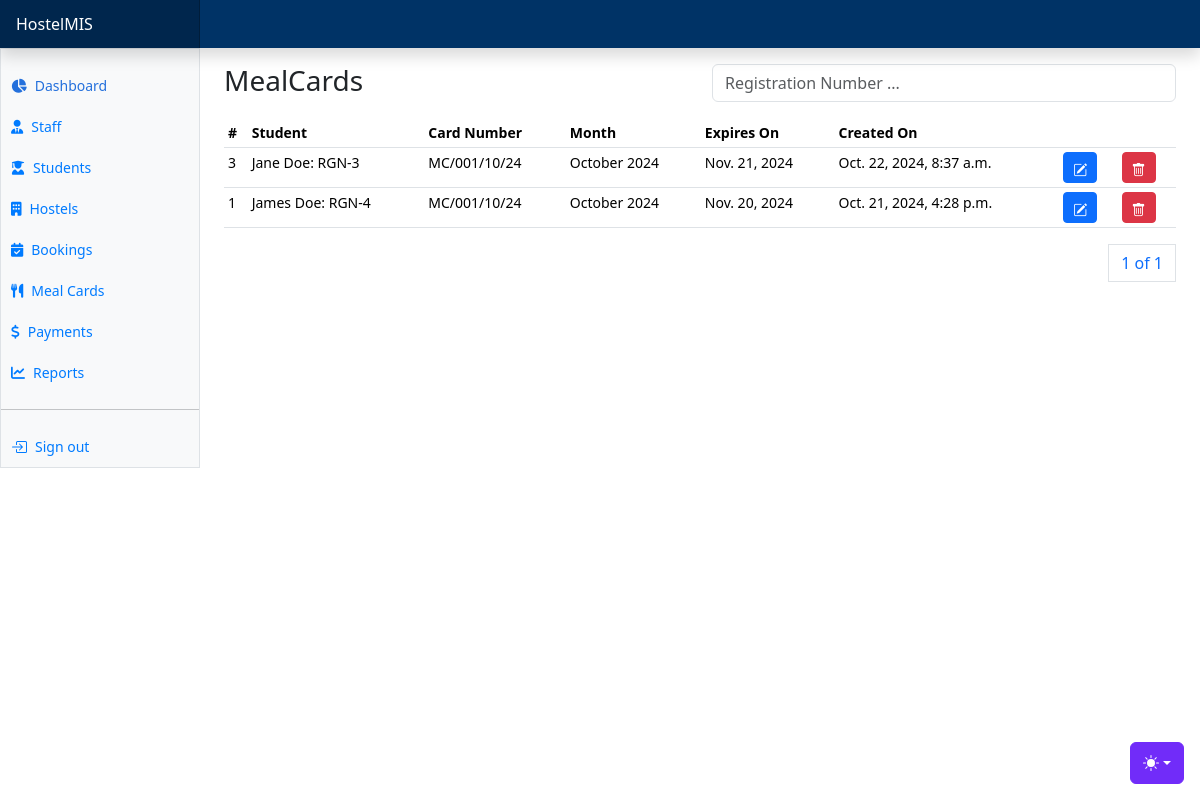
Before: /students/meal-cards/ with the older database file.
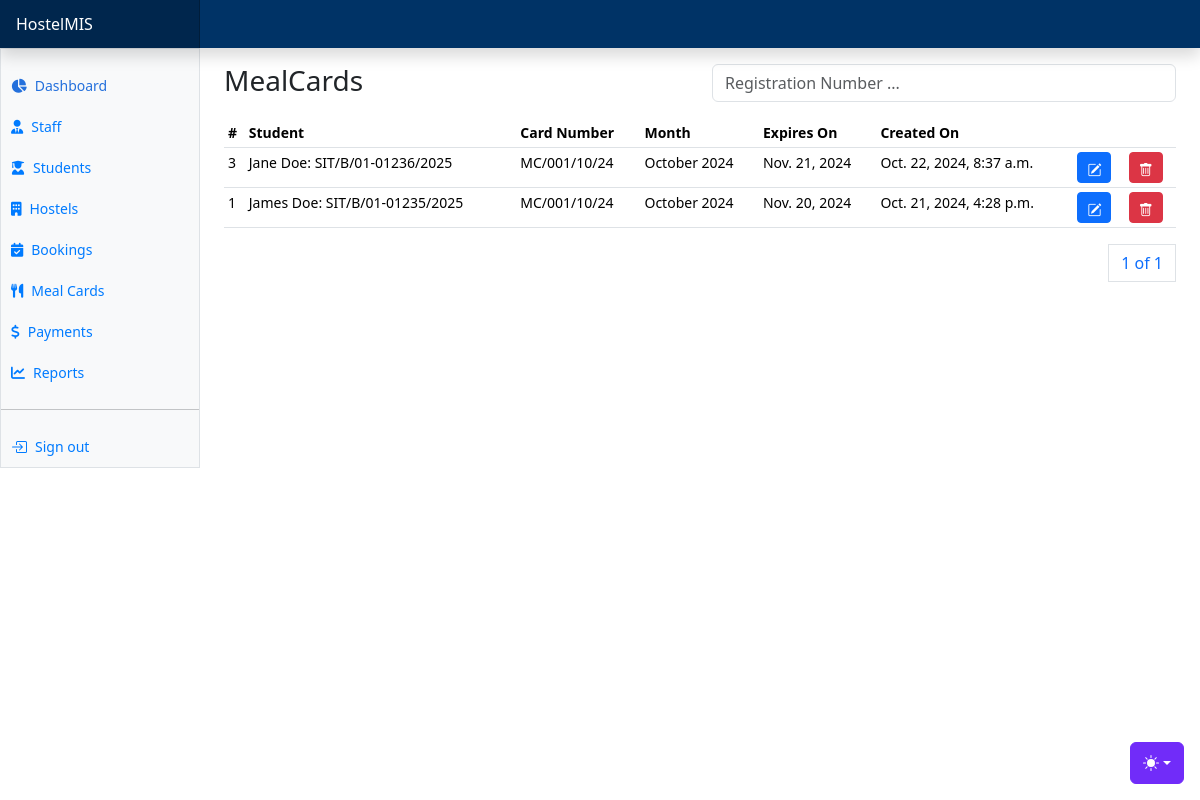
After: the same page with the newer database file.
### apps/students/models.py (models this page shows, shortened)
class MealCard(AbsoluteBaseModel):
    student = models.ForeignKey("students.Student", on_delete=models.CASCADE)
    card_number = models.CharField(max_length=255)
    month = models.CharField(max_length=255, choices=months, default=month_name)
    year = models.IntegerField(default=date_today.year)
    expiry_date = models.DateField()

class Student(AbsoluteBaseModel):
    user = models.OneToOneField("users.User", on_delete=models.CASCADE)
    registration_number = models.CharField(max_length=255)
    guardian_name = models.CharField(max_length=255, null=True)
    guardian_phone_number = models.CharField(max_length=255, null=True)
    status = models.CharField(max_length=255, choices=STUDENT_STATUS_CHOICES)
    room_assigned = models.ForeignKey("hostels.HostelRoom", on_delete=models.CASCADE, null=True)
    hostel_assigned = models.ForeignKey("hostels.Hostel", on_delete=models.CASCADE, null=True, related_name="hostelstudents")
    def __str__(self):
        return (
            f"{self.user.first_name} {self.user.last_name}: {self.registration_number}"
        )

### apps/users/models.py (models this page shows, shortened)
class User(AbstractUser, AbsoluteBaseModel):
    role = models.ForeignKey(UserRole, on_delete=models.CASCADE, null=True)
    gender = models.CharField(max_length=10, choices=GENDER_CHOICES)
    phone_number = models.CharField(max_length=255)
    address = models.CharField(max_length=255, null=True)
    city = models.CharField(max_length=255, null=True)
    country = models.CharField(max_length=255, null=True)
    date_of_birth = models.DateField(default="1999-10-10")

### apps/students/views.py (the view)
# urls.py: path("meal-cards/", meal_cards, name="meal-cards"),
def meal_cards(request):
    meal_cards = MealCard.objects.all().order_by("-created_on")
    paginator = Paginator(meal_cards, 7)
    page_number = request.GET.get("page")
    page_obj = paginator.get_page(page_number)
    context = {"page_obj": page_obj, "months": months}
    return render(request, "mealcards/mealcards.html", context)

### templates/mealcards/mealcards.html (shortened to what this page needs)
{% extends "base.html" %}
{% block content %}
<div class="row">
    <div class="col">
        <h3>MealCards</h3>
    </div>
    <div class="col">
      <form method="POST">
        <div class="input-group mb-3">
            <div class="col">
              <input type="text" class="form-control" name="search_text" id="search_text" placeholder="Registration Number ...">
            </div>
          </div>
      </form>
    </div>
</div>
      <div class="table-responsive small">
        <table class="table table-sm">
          <thead>
            <tr>
              <th scope="col">#</th>
              <th scope="col">Student</th>
              <th scope="col">Card Number</th>
              <th scope="col">Month</th>
              <th scope="col">Expires On</th>
              <th scope="col">Created On</th>
              <th scope="col" colspan="2"></th>
            </tr>
          </thead>
          <tbody>
            {% for mealcard in page_obj %}
            <tr>
              <td>{{mealcard.id}}</td>
              <td>{{mealcard.student}}</td>
              <td>{{mealcard.card_number}}</td>
              <td>{{mealcard.month}} {{mealcard.year}}</td>
              <td>{{mealcard.expiry_date}}</td>
              <td>{{mealcard.created_on}}</td>
              <td><a class="btn btn-primary btn-sm" data-bs-toggle="modal" data-bs-target="#editMealCardModal{{ mealcard.id }}">
                <i class="bi bi-pencil-square"></i>
              </a></td>
              <td><a class="btn btn-danger btn-sm" data-bs-toggle="modal" data-bs-target="#deleteMealCardModal{{ mealcard.id }}">
                <i class="bi bi-trash"></i>
              </a></td>
            </tr>
            {% endfor %}
          </tbody>
        </table>
        <div>
          <nav aria-label="Page navigation example">
            <ul class="pagination justify-content-end">
              <a class="page-link" href="#">{{ page_obj.number }} of {{ page_obj.paginator.num_pages }}</a>
            </ul>
          </nav>
        </div>
      </div>
{% endblock content %}

Changed rows visible on the page:
changed through a linked row, MealCard id 3: student "Jane Doe: RGN-3" → "Jane Doe: SIT/B/01-01236/2025"
changed through a linked row, MealCard id 1: student "James Doe: RGN-4" → "James Doe: SIT/B/01-01235/2025"
